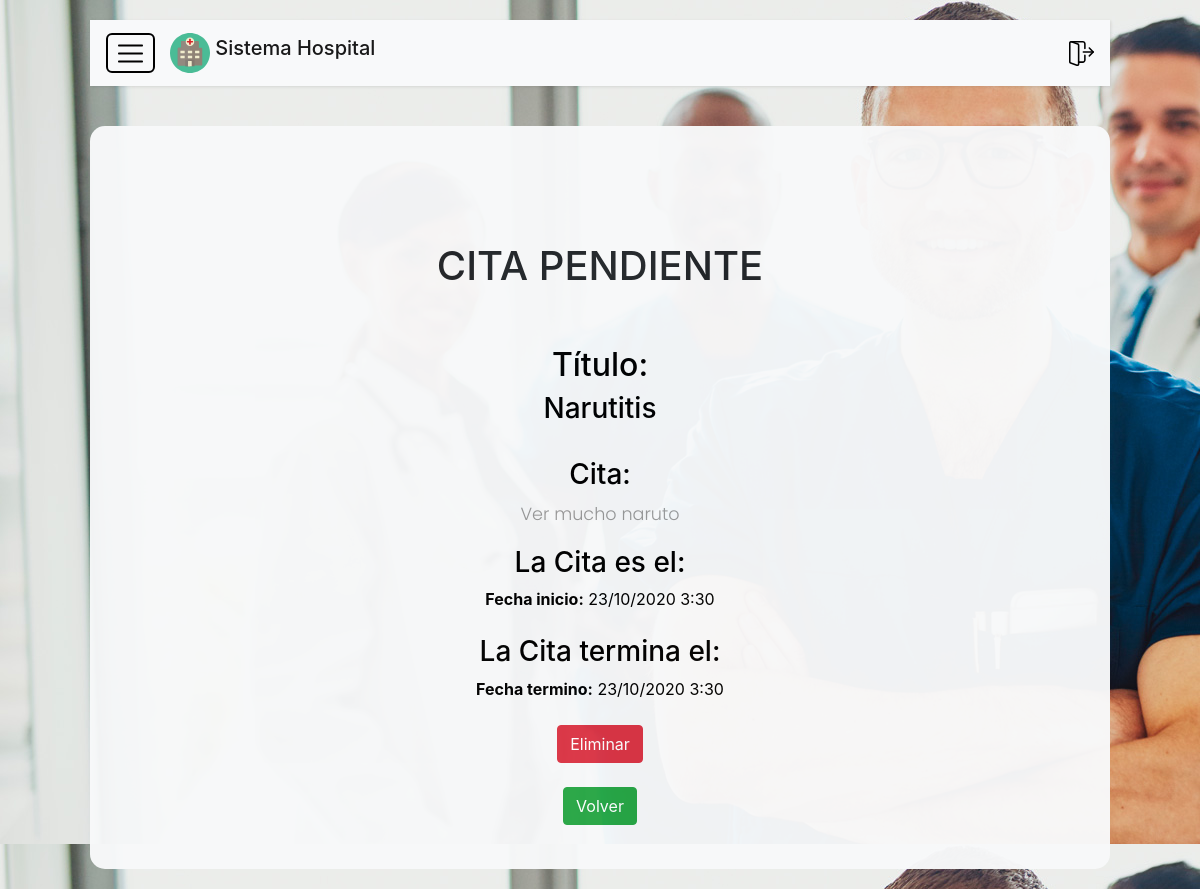
The app's page /descripcion_evento.php?id=17 with its own data.
### tables this page shows
CREATE TABLE `eventos` (
  `id` int(10) UNSIGNED NOT NULL,
  `title` varchar(150) DEFAULT NULL,
  `body` text NOT NULL,
  `url` varchar(150) NOT NULL,
  `class` varchar(45) NOT NULL DEFAULT 'event-important',
  `start` varchar(15) NOT NULL,
  `end` varchar(15) NOT NULL,
  `inicio_normal` varchar(50) NOT NULL,
  `final_normal` varchar(50) NOT NULL
);

### calendarioFunciones.php (called while the page is built, shortened)
<?php
function evaluar($valor)
{
	$nopermitido = array("'",'\\','<','>',"\"");
	$valor = str_replace($nopermitido, "", $valor);
	return $valor;
}
 ?>

### descripcion_evento.php (the view, shortened to what this page needs)
<?php
include 'calendarioFunciones.php';
include 'calendarioConfig.php';
    $id  = evaluar($_GET['id']);
    $bd  = $conexion->query("SELECT * FROM eventos WHERE id=$id");
    $row = $bd->fetch_assoc();
    $titulo=$row['title'];
    $evento=$row['body'];
    $inicio=$row['inicio_normal'];
    $final=$row['final_normal'];
 ?>
<!DOCTYPE html>
<html lang="en">
<br><br><br><br>
<center>
    <center color="white"><h1 color="white"><font color="">CITA PENDIENTE</h1></center>
    <br>
    <br>
<head>
    <link rel="stylesheet" href="https://stackpath.bootstrapcdn.com/bootstrap/4.1.3/css/bootstrap.min.css">
    <link rel="stylesheet" href="https://stackpath.bootstrapcdn.com/bootstrap/4.5.0/css/bootstrap.min.css">
</head>
<body>
    <h2 ><font color="black">Título:</h2>
	 <h3><font color="black"><?=$titulo?></font></h3>
     <br>
      <h3><font color="black">Cita:</font></h3>
     <p><?=$evento?></p>
     <h3><font color="black">La Cita es el:</h3>
     <b>Fecha inicio:</b> <?=$inicio?>
     <br>
     <br>
     <h3><font color="black">La Cita termina el:</h3>
     <b>Fecha termino:</b> <?=$final?>
</body>
<br>
<br>
<form action="" method="post">
    <button type="submit" class="btn btn-danger" name="eliminar_evento">Eliminar</button>
</form>
<br>
<form action="calendarioCitas.php" method="post">
    <button type="submit" class="btn btn-success" >Volver</button>
</form>
<br>
</center>
</html>

### css/login.css (style rules this page uses)
body { background-image: url("../source/background-login.png"); background-size: cover; }

### css/main.css (style rules this page uses)
body { font-family: 'Poppins', sans-serif; background: #fafafa; }
p { font-family: 'Poppins', sans-serif; font-size: 1.1em; font-weight: 300; line-height: 1.7em; color: #999; }

### libreria/head.php (style rules this page uses)
body { background-image: url('source/background-login.jpg'); }

### descripcion_evento.php (style rules this page uses)
body { background-image: url('source/background-login.jpg'); }

### records on screen
eventos: title "Narutitis", body "Ver mucho naruto", inicio_normal "23/10/2020 3:30", final_normal "23/10/2020 3:30"
